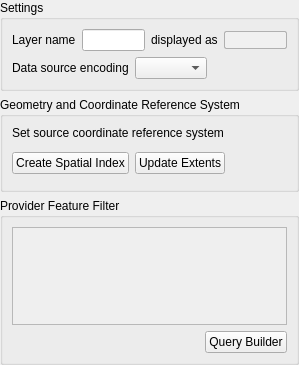
             <widget class="QWidget" name="scrollAreaWidgetContents_4">
              <property name="geometry">
               <rect>
                <x>0</x>
                <y>0</y>
                <width>299</width>
                <height>365</height>
               </rect>
              </property>
              <layout class="QVBoxLayout" name="verticalLayout_9">
               <property name="leftMargin">
                <number>0</number>
               </property>
               <property name="topMargin">
                <number>0</number>
               </property>
               <property name="rightMargin">
                <number>0</number>
               </property>
               <property name="bottomMargin">
                <number>0</number>
               </property>
               <item>
                <widget class="QgsCollapsibleGroupBox" name="groupBox_60">
                 <property name="title">
                  <string>Settings</string>
                 </property>
                 <layout class="QVBoxLayout" name="verticalLayout_260">
                  <item>
                   <layout class="QHBoxLayout" name="horizontalLayout_13">
                    <item>
                     <widget class="QLabel" name="label_6">
                      <property name="text">
                       <string>Layer name</string>
                      </property>
                     </widget>
                    </item>
                    <item>
                     <widget class="QLineEdit" name="mLayerOrigNameLineEdit"/>
                    </item>
                    <item>
                     <widget class="QLabel" name="label_2">
                      <property name="text">
                       <string>displayed as</string>
                      </property>
                     </widget>
                    </item>
                    <item>
                     <widget class="QLineEdit" name="txtDisplayName">
                      <property name="enabled">
                       <bool>true</bool>
                      </property>
                      <property name="styleSheet">
                       <string notr="true">color: #505050;
background-color: #F0F0F0;
border: 1px solid #B0B0B0;
border-radius: 2px;</string>
                      </property>
                      <property name="readOnly">
                       <bool>true</bool>
                      </property>
                     </widget>
                    </item>
                   </layout>
                  </item>
                  <item>
                   <widget class="QFrame" name="mDataSourceEncodingFrame">
                    <property name="frameShape">
                     <enum>QFrame::NoFrame</enum>
                    </property>
                    <property name="frameShadow">
                     <enum>QFrame::Raised</enum>
                    </property>
                    <layout class="QHBoxLayout" name="horizontalLayout_4">
                     <property name="leftMargin">
                      <number>0</number>
                     </property>
                     <property name="topMargin">
                      <number>0</number>
                     </property>
                     <property name="rightMargin">
                      <number>0</number>
                     </property>
                     <property name="bottomMargin">
                      <number>0</number>
                     </property>
                     <item>
                      <widget class="QLabel" name="label_3">
                       <property name="sizePolicy">
                        <sizepolicy hsizetype="Maximum" vsizetype="Preferred">
                         <horstretch>0</horstretch>
                         <verstretch>0</verstretch>
                        </sizepolicy>
                       </property>
                       <property name="text">
                        <string>Data source encoding</string>
                       </property>
                      </widget>
                     </item>
                     <item>
                      <widget class="QComboBox" name="cboProviderEncoding"/>
                     </item>
                     <item>
                      <spacer name="horizontalSpacer_2">
                       <property name="orientation">
                        <enum>Qt::Horizontal</enum>
                       </property>
                       <property name="sizeHint" stdset="0">
                        <size>
                         <width>0</width>
                         <height>20</height>
                        </size>
                       </property>
                      </spacer>
                     </item>
                    </layout>
                   </widget>
                  </item>
                 </layout>
                </widget>
               </item>
               <item>
                <widget class="QgsCollapsibleGroupBox" name="mGeometryGroupBox">
                 <property name="focusPolicy">
                  <enum>Qt::StrongFocus</enum>
                 </property>
                 <property name="title">
                  <string>Geometry and Coordinate Reference System</string>
                 </property>
                 <property name="checkable">
                  <bool>false</bool>
                 </property>
                 <property name="syncGroup" stdset="0">
                  <string notr="true">vectorgeneral</string>
                 </property>
                 <layout class="QVBoxLayout" name="verticalLayout_28">
                  <property name="spacing">
                   <number>6</number>
                  </property>
                  <item>
                   <widget class="QLabel" name="label_5">
                    <property name="text">
                     <string>Set source coordinate reference system</string>
                    </property>
                   </widget>
                  </item>
                  <item>
                   <widget class="QgsProjectionSelectionWidget" name="mCrsSelector" native="true">
                    <property name="focusPolicy">
                     <enum>Qt::StrongFocus</enum>
                    </property>
                   </widget>
                  </item>
                  <item>
                   <layout class="QHBoxLayout" name="horizontalLayout_10">
                    <item>
                     <widget class="QPushButton" name="pbnIndex">
                      <property name="text">
                       <string>Create Spatial Index</string>
                      </property>
                     </widget>
                    </item>
                    <item>
                     <widget class="QPushButton" name="pbnUpdateExtents">
                      <property name="text">
                       <string>Update Extents</string>
                      </property>
                     </widget>
                    </item>
                    <item>
                     <spacer name="horizontalSpacer_6">
                      <property name="orientation">
                       <enum>Qt::Horizontal</enum>
                      </property>
                      <property name="sizeHint" stdset="0">
                       <size>
                        <width>40</width>
                        <height>20</height>
                       </size>
                      </property>
                     </spacer>
                    </item>
                   </layout>
                  </item>
                  <item>
                   <widget class="Line" name="line_2">
                    <property name="orientation">
                     <enum>Qt::Vertical</enum>
                    </property>
                   </widget>
                  </item>
                 </layout>
                </widget>
               </item>
               <item>
                <widget class="QgsCollapsibleGroupBox" name="mSubsetGroupBox">
                 <property name="sizePolicy">
                  <sizepolicy hsizetype="Preferred" vsizetype="Preferred">
                   <horstretch>0</horstretch>
                   <verstretch>3</verstretch>
                  </sizepolicy>
                 </property>
                 <property name="title">
                  <string>Provider Feature Filter</string>
                 </property>
                 <layout class="QGridLayout" name="gridLayout_4">
                  <item row="1" column="1">
                   <widget class="QPushButton" name="pbnQueryBuilder">
                    <property name="text">
                     <string>Query Builder</string>
                    </property>
                   </widget>
                  </item>
                  <item row="1" column="0">
                   <spacer>
                    <property name="orientation">
                     <enum>Qt::Horizontal</enum>
                    </property>
                    <property name="sizeType">
                     <enum>QSizePolicy::Expanding</enum>
                    </property>
                    <property name="sizeHint" stdset="0">
                     <size>
                      <width>0</width>
                      <height>21</height>
                     </size>
                    </property>
                   </spacer>
                  </item>
                  <item row="0" column="0" colspan="2">
                   <widget class="QTextEdit" name="txtSubsetSQL">
                    <property name="enabled">
                     <bool>false</bool>
                    </property>
                    <property name="acceptDrops">
                     <bool>false</bool>
                    </property>
                    <property name="acceptRichText">
                     <bool>false</bool>
                    </property>
                   </widget>
                  </item>
                 </layout>
                 <zorder>txtSubsetSQL</zorder>
                 <zorder>pbnQueryBuilder</zorder>
                </widget>
               </item>
               <item>
                <spacer name="verticalSpacer_3">
                 <property name="orientation">
                  <enum>Qt::Vertical</enum>
                 </property>
                 <property name="sizeHint" stdset="0">
                  <size>
                   <width>20</width>
                   <height>0</height>
                  </size>
                 </property>
                </spacer>
               </item>
              </layout>
             </widget>
